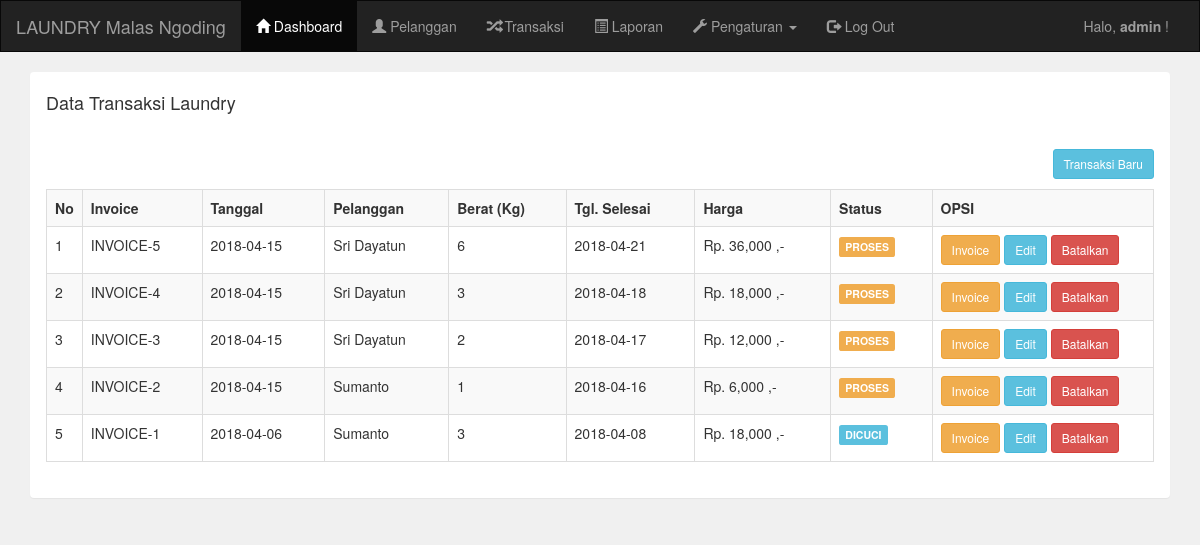
Screenshot of /admin/transaksi.php (signed in) with the database file from the repository.
### tables this page shows
CREATE TABLE `pelanggan` (
  `pelanggan_id` int(11) NOT NULL,
  `pelanggan_nama` varchar(255) NOT NULL,
  `pelanggan_hp` varchar(20) NOT NULL,
  `pelanggan_alamat` text NOT NULL
);

CREATE TABLE `transaksi` (
  `transaksi_id` int(11) NOT NULL,
  `transaksi_tgl` date NOT NULL,
  `transaksi_pelanggan` int(11) NOT NULL,
  `transaksi_harga` int(11) NOT NULL,
  `transaksi_berat` int(11) NOT NULL,
  `transaksi_tgl_selesai` date NOT NULL,
  `transaksi_status` int(11) NOT NULL
);

### admin/transaksi.php (the view)
<?php include 'header.php'; ?>
<div class="container">
	<div class="panel">
		<div class="panel-heading">
			<h4>Data Transaksi Laundry</h4>
		</div>
		<div class="panel-body">
			<a href="transaksi_tambah.php" class="btn btn-sm btn-info pull-right">Transaksi Baru</a>
			<br/>
			<br/>
			<table class="table table-bordered table-striped">
				<tr>
					<th width="1%">No</th>
					<th>Invoice</th>
					<th>Tanggal</th>
					<th>Pelanggan</th>
					<th>Berat (Kg)</th>
					<th>Tgl. Selesai</th>
					<th>Harga</th>
					<th>Status</th>
					<th width="20%">OPSI</th>
				</tr>
				<?php
				include '../koneksi.php';
				$data = mysqli_query($koneksi,"select * from pelanggan,transaksi where transaksi_pelanggan=pelanggan_id order by transaksi_id desc");
				$no = 1;
				while($d=mysqli_fetch_array($data)){
					?>
					<tr>
						<td><?php echo $no++; ?></td>
						<td>INVOICE-<?php echo $d['transaksi_id']; ?></td>
						<td><?php echo $d['transaksi_tgl']; ?></td>
						<td><?php echo $d['pelanggan_nama']; ?></td>
						<td><?php echo $d['transaksi_berat']; ?></td>
						<td><?php echo $d['transaksi_tgl_selesai']; ?></td>
						<td><?php echo "Rp. ".number_format($d['transaksi_harga']) ." ,-"; ?></td>
						<td>
							<?php
							if($d['transaksi_status']=="0"){
								echo "<div class='label label-warning'>PROSES</div>";
							}else if($d['transaksi_status']=="1"){
								echo "<div class='label label-info'>DICUCI</div>";
							}else if($d['transaksi_status']=="2"){
								echo "<div class='label label-success'>SELESAI</div>";
							}
							?>
						</td>
						<td>
							<a href="transaksi_invoice.php?id=<?php echo $d['transaksi_id']; ?>" target="_blank" class="btn btn-sm btn-warning">Invoice</a>
							<a href="transaksi_edit.php?id=<?php echo $d['transaksi_id']; ?>" class="btn btn-sm btn-info">Edit</a>
							<a href="transaksi_hapus.php?id=<?php echo $d['transaksi_id']; ?>" class="btn btn-sm btn-danger">Batalkan</a>
						</td>
					</tr>
					<?php
				}
				?>
			</table>
		</div>
	</div>
</div>
<?php include 'footer.php'; ?>

### rows the page displays
pelanggan: transaksi.transaksi_id "5", transaksi.transaksi_tgl "2018-04-15", pelanggan_nama "Sri Dayatun", transaksi.transaksi_berat "6", transaksi.transaksi_tgl_selesai "2018-04-21", transaksi.transaksi_harga "36,000", shows "PROSES", transaksi.transaksi_id "4", transaksi.transaksi_berat "3", transaksi.transaksi_tgl_selesai "2018-04-18", transaksi.transaksi_harga "18,000", transaksi.transaksi_id "3", transaksi.transaksi_berat "2", transaksi.transaksi_tgl_selesai "2018-04-17", transaksi.transaksi_harga "12,000"
pelanggan: transaksi.transaksi_id "2", transaksi.transaksi_tgl "2018-04-15", pelanggan_nama "Sumanto", transaksi.transaksi_berat "1", transaksi.transaksi_tgl_selesai "2018-04-16", transaksi.transaksi_harga "6,000", shows "PROSES", transaksi.transaksi_id "1", transaksi.transaksi_tgl "2018-04-06", transaksi.transaksi_berat "3", transaksi.transaksi_tgl_selesai "2018-04-08", transaksi.transaksi_harga "18,000", shows "DICUCI"

### other values shown
$_SESSION['username'] "admin"
